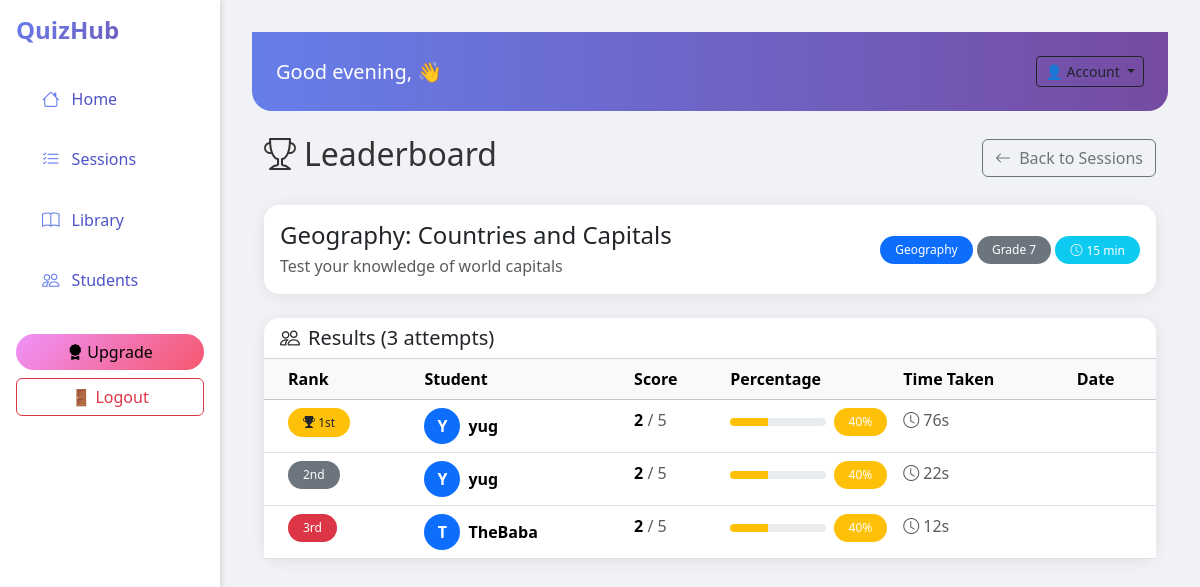
The app's page /results/leaderboard/9/ with its own data.
### results/models.py (models this page shows)
class Attempt(models.Model):
    user = models.ForeignKey(User, on_delete=models.CASCADE)
    quiz = models.ForeignKey(Quiz, on_delete=models.CASCADE)
    score = models.IntegerField(default=0)
    total = models.IntegerField(default=0)
    percentage = models.FloatField(default=0.0)
    start_time = models.DateTimeField(null=True, blank=True)
    time_taken = models.IntegerField(default=0)  # in seconds

### quizzes/models.py (models this page shows, shortened)
class Quiz(models.Model):
    title = models.CharField(max_length=200, unique=True
    )
    description = models.TextField()
    subject = models.CharField(max_length=100, default="General")
    grade = models.CharField(max_length=50, default="Grade 6")
    time_limit = models.IntegerField(default=10, help_text="Time limit in minutes")
    created_by = models.ForeignKey(User, on_delete=models.CASCADE)

### results/views.py (the view)
# urls.py: path('leaderboard/<int:quiz_id>/', views.leaderboard, name='leaderboard'),
def leaderboard(request, quiz_id):
    quiz = get_object_or_404(Quiz, id=quiz_id)
    attempts = Attempt.objects.filter(quiz=quiz).order_by('-percentage')
    return render(request, 'results/leaderboard.html', {
        'attempts': attempts
    })

### templates/results/leaderboard.html (shortened to what this page needs)
{% extends 'base.html' %}
{% block content %}
<div class="container mt-4">
    <div class="d-flex justify-content-between align-items-center mb-4">
        <h2><i class="bi bi-trophy me-2"></i>Leaderboard</h2>
        <a href="{% url 'sessions' %}" class="btn btn-outline-secondary">
            <i class="bi bi-arrow-left me-1"></i> Back to Sessions
        </a>
    </div>
    {% if attempts %}
    <div class="card mb-4">
        <div class="card-body">
            <div class="row align-items-center">
                <div class="col-md-8">
                    <h4 class="mb-1">{{ attempts.0.quiz.title }}</h4>
                    <p class="text-muted mb-0">{{ attempts.0.quiz.description|truncatechars:100 }}</p>
                </div>
                <div class="col-md-4 text-md-end">
                    <span class="badge bg-primary">{{ attempts.0.quiz.subject }}</span>
                    <span class="badge bg-secondary">{{ attempts.0.quiz.grade }}</span>
                    <span class="badge bg-info"><i class="bi bi-clock me-1"></i>{{ attempts.0.quiz.time_limit }} min</span>
                </div>
            </div>
        </div>
    </div>
    <div class="card">
        <div class="card-header bg-transparent">
            <h5 class="mb-0"><i class="bi bi-people me-2"></i>Results ({{ attempts.count }} attempts)</h5>
        </div>
        <div class="card-body p-0">
            <div class="table-responsive">
                <table class="table table-hover mb-0">
                    <thead class="table-light">
                        <tr>
                            <th class="ps-4">Rank</th>
                            <th>Student</th>
                            <th>Score</th>
                            <th>Percentage</th>
                            <th>Time Taken</th>
                            <th>Date</th>
                        </tr>
                    </thead>
                    <tbody>
                        {% for attempt in attempts %}
                        <tr>
                            <td class="ps-4">
                                {% if forloop.counter == 1 %}
                                    <span class="badge bg-warning text-dark"><i class="bi bi-trophy-fill"></i> 1st</span>
                                {% elif forloop.counter == 2 %}
                                    <span class="badge bg-secondary">2nd</span>
                                {% elif forloop.counter == 3 %}
                                    <span class="badge bg-danger">3rd</span>
                                {% else %}
                                    <span class="text-muted">#{{ forloop.counter }}</span>
                                {% endif %}
                            </td>
                            <td>
                                <div class="d-flex align-items-center">
                                    <div class="bg-primary text-white rounded-circle me-2 d-flex align-items-center justify-content-center" style="width: 36px; height: 36px; font-weight: bold;">
                                        {{ attempt.user.username|make_list|first|upper }}
                                    </div>
                                    <strong>{{ attempt.user.username }}</strong>
                                </div>
                            </td>
                            <td>
                                <span class="fw-bold">{{ attempt.score }}</span>
                                <span class="text-muted">/ {{ attempt.total }}</span>
                            </td>
                            <td>
                                <div class="d-flex align-items-center">
                                    <div class="progress flex-grow-1 me-2" style="height: 8px;">
                                        <div class="progress-bar {% if attempt.percentage >= 70 %}bg-success{% elif attempt.percentage >= 40 %}bg-warning{% else %}bg-danger{% endif %}"
                                             style="width: {{ attempt.percentage }}%"></div>
                                    </div>
                                    <span class="badge {% if attempt.percentage >= 70 %}bg-success{% elif attempt.percentage >= 40 %}bg-warning{% else %}bg-danger{% endif %}">
                                        {{ attempt.percentage|floatformat:0 }}%
                                    </span>
                                </div>
                            </td>
                            <td>
                                {% if attempt.time_taken %}
                                    <span class="text-muted"><i class="bi bi-clock me-1"></i>{{ attempt.time_taken }}s</span>
                                {% else %}
                                    <span class="text-muted">N/A</span>
                                {% endif %}
                            </td>
                            <td>
                            </td>
                        </tr>
                        {% endfor %}
                    </tbody>
                </table>
            </div>
        </div>
    </div>
    {% endif %}
</div>
{% endblock %}

### records on screen
Attempt: quiz.title "Geography: Countries and Capitals", quiz.description "Test your knowledge of world capitals", quiz.subject "Geography", quiz.grade "Grade 7", quiz.time_limit "15", shows "1st", user.username|make_list "Y", user.username "yug", score "2", total "5", percentage "40", time_taken "76"
Attempt: shows "2nd", user.username|make_list "Y", user.username "yug", score "2", total "5", percentage "40", time_taken "22"
Attempt: shows "3rd", user.username|make_list "T", user.username "TheBaba", score "2", total "5", percentage "40", time_taken "12"

### other values on screen
{{ attempts.count }} "3"
